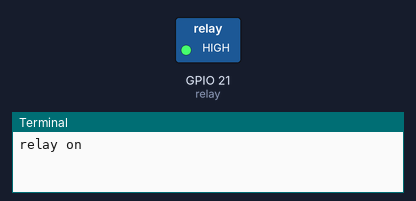
Simulated run of this program. Board: Raspberry Pi (BCM pin numbers). On the bench: switched loads named in the program (green lamp = pin HIGH), the last lines printed to the terminal. At 40.0 s the program stops and its outputs stay as they are.

Above: at 2.5 s.
At 6.5 s:
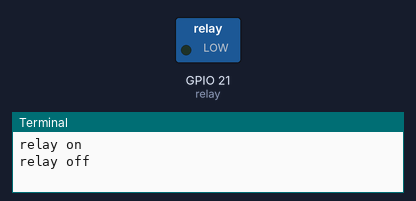
Timing chart, 0 to 10.4 s (numbered marks = the images above):
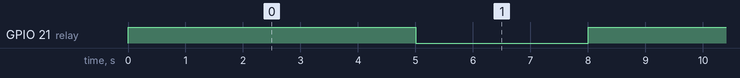

Measured:
- by itself, GPIO 21 (relay): alternates HIGH for 5.0 s and LOW for 3.0 s

The program:

relay.py
```python
import RPi.GPIO as GPIO
import time

GPIO.setmode(GPIO.BCM)
GPIO.setwarnings(False)

relay=21

GPIO.setup(relay,GPIO.OUT)

for _ in range(5):
    GPIO.output(relay,GPIO.HIGH)
    print('relay on')
    time.sleep(5)
    GPIO.output(relay,GPIO.LOW)
    print('relay off')
    time.sleep(3)
```
